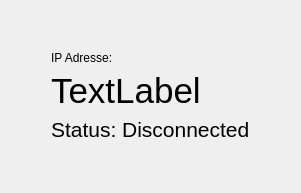
     <widget class="QWidget" name="Network">
      <layout class="QHBoxLayout" name="horizontalLayout">
       <item>
        <layout class="QGridLayout" name="gridLayout">
         <item row="0" column="1">
          <spacer name="verticalSpacer">
           <property name="orientation">
            <enum>Qt::Vertical</enum>
           </property>
           <property name="sizeHint" stdset="0">
            <size>
             <width>20</width>
             <height>40</height>
            </size>
           </property>
          </spacer>
         </item>
         <item row="3" column="1">
          <spacer name="verticalSpacer_2">
           <property name="orientation">
            <enum>Qt::Vertical</enum>
           </property>
           <property name="sizeHint" stdset="0">
            <size>
             <width>20</width>
             <height>40</height>
            </size>
           </property>
          </spacer>
         </item>
         <item row="1" column="1">
          <layout class="QVBoxLayout" name="verticalLayoutIPAddr">
           <item>
            <widget class="QLabel" name="labelIPAddr">
             <property name="styleSheet">
              <string notr="true">QWidget {background:qlineargradient(spread:pad, x1:0, y1:0, x2:1, y2:0, stop:0 rgba(0, 0, 0, 0), stop:1 rgba(255, 255, 255, 0))}</string>
             </property>
             <property name="text">
              <string>IP Adresse:</string>
             </property>
            </widget>
           </item>
           <item>
            <widget class="QLabel" name="labelIPValue">
             <property name="font">
              <font>
               <pointsize>26</pointsize>
              </font>
             </property>
             <property name="styleSheet">
              <string notr="true">QWidget {background:qlineargradient(spread:pad, x1:0, y1:0, x2:1, y2:0, stop:0 rgba(0, 0, 0, 0), stop:1 rgba(255, 255, 255, 0))}</string>
             </property>
             <property name="text">
              <string>TextLabel</string>
             </property>
            </widget>
           </item>
          </layout>
         </item>
         <item row="1" column="2">
          <spacer name="horizontalSpacer">
           <property name="orientation">
            <enum>Qt::Horizontal</enum>
           </property>
           <property name="sizeHint" stdset="0">
            <size>
             <width>40</width>
             <height>20</height>
            </size>
           </property>
          </spacer>
         </item>
         <item row="1" column="0">
          <spacer name="horizontalSpacer_2">
           <property name="orientation">
            <enum>Qt::Horizontal</enum>
           </property>
           <property name="sizeHint" stdset="0">
            <size>
             <width>40</width>
             <height>20</height>
            </size>
           </property>
          </spacer>
         </item>
         <item row="2" column="1">
          <widget class="QLabel" name="labelStatus">
           <property name="font">
            <font>
             <pointsize>16</pointsize>
            </font>
           </property>
           <property name="styleSheet">
            <string notr="true">QWidget {background:qlineargradient(spread:pad, x1:0, y1:0, x2:1, y2:0, stop:0 rgba(0, 0, 0, 0), stop:1 rgba(255, 255, 255, 0))}</string>
           </property>
           <property name="text">
            <string>Status: Disconnected</string>
           </property>
          </widget>
         </item>
        </layout>
       </item>
      </layout>
     </widget>
